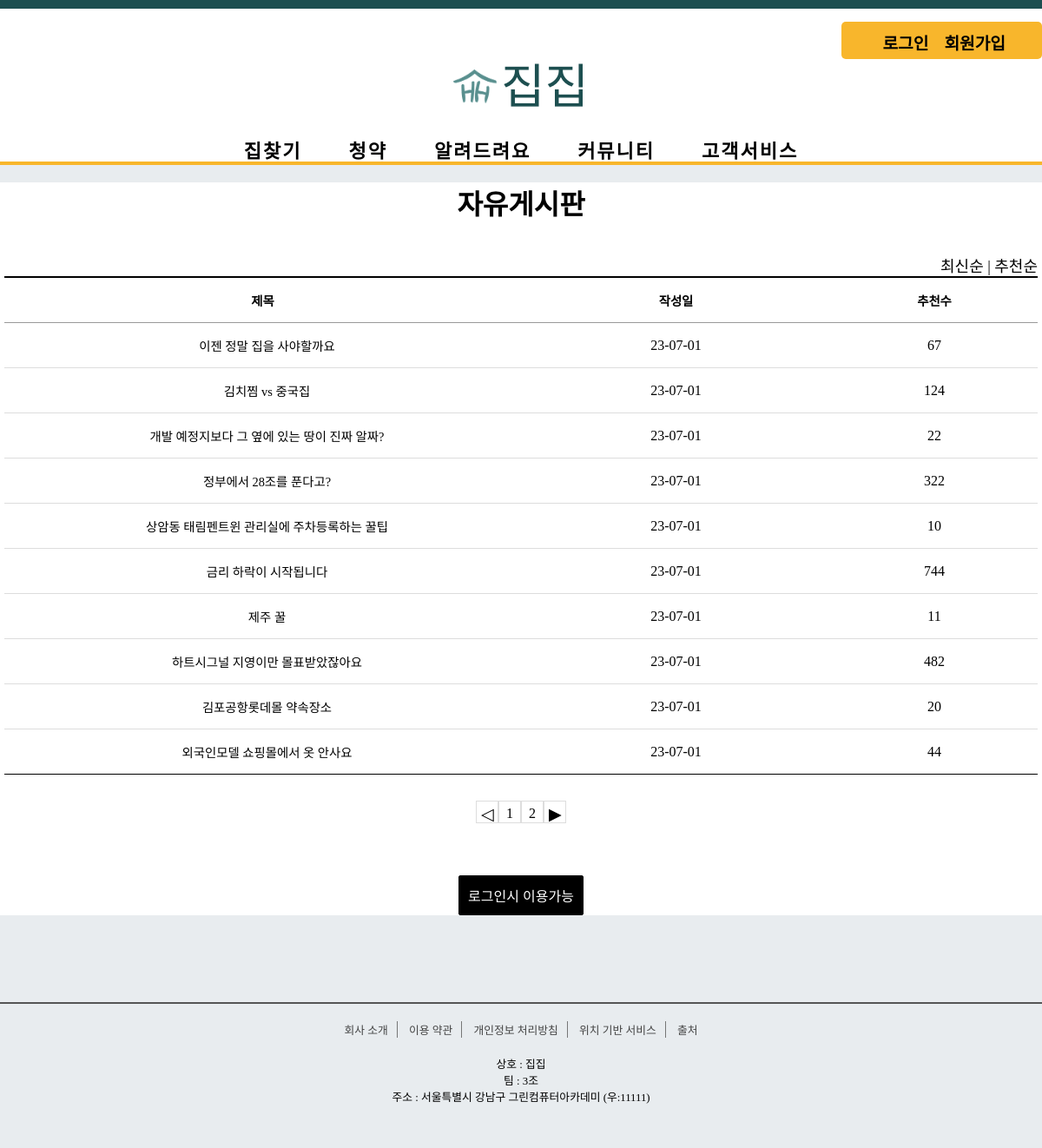
The app's page /community/board_free/, older data.
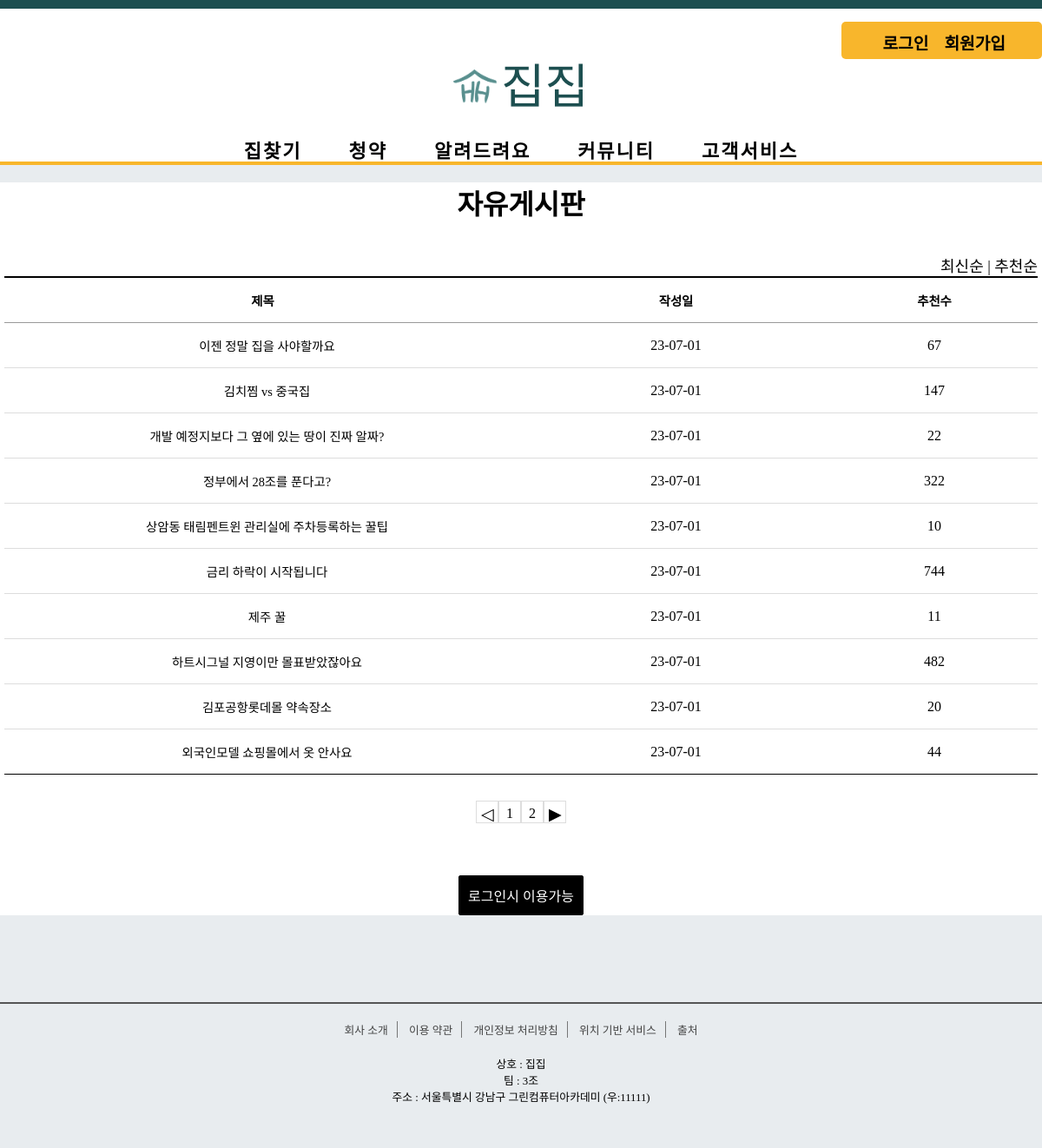
The same page, newer data.
### community/models.py (models this page shows, shortened)
class Free_Board(models.Model):
    b_title = models.CharField(max_length=100)
    b_content = models.TextField()
    user = models.ForeignKey(User, on_delete=models.CASCADE)
    b_regdate = models.DateTimeField()
    b_modifydate = models.DateTimeField(null=True, blank=True)
    b_hit = models.IntegerField(default=0)
    b_recommend = models.IntegerField(default=0)

### community/views.py (the view)
# urls.py: path('board_free/', views.board_free, name='free'),  # 자유게시판
def board_free(request):
    question_list = Free_Board.objects.order_by('-b_regdate')
    page = request.GET.get('page', '1')
    paginator = Paginator(question_list, 10)
    text = paginator.get_page(page)
    context = {'question_list': text}
    return render(request, 'community/board_free/board_free.html', context) # 자유게시판

### templates/community/board_free/board_free.html (shortened to what this page needs)
<!DOCTYPE html>
{% load static %}
<html lang="en">
<head>
    <link rel="stylesheet" href="{% static 'css/board/css.css' %}">
</head>
<body>
{% include 'poll/sidebar.html' %}
{% include 'poll/header.html' %}
<div class="board_wrap">
    <div class="board_title">
        <strong>자유게시판</strong>
        <div class="board_title_takes">
            <a href="{% url 'community:free' %}">최신순</a> |
            <a href="{% url 'community:free_recommend' %}">추천순</a>
        </div>
    </div>
    <div class="board_list_wrap">
        <div class="board_list">
            <div class="top">
                <div class="title">제목</div>
                <div class="date">작성일</div>
                <div class="recommend">추천수</div>
            </div>
            {% for question in question_list %}
            <div>
                <div class="title">
                    <a href="{% url 'community:detail' question.id %}">{{ question.b_title }}
                    </a>
                </div>
                <div class="date">{{ question.b_regdate|date:"y-m-d"}}</div>
                <div class="recommend">{{ question.b_recommend }}</div>
            </div>
            {% endfor %}
        </div>
        <ul class="board_page">
            {% if question_list.has_previous %}
            <li class="bt first">
                <a class="bt prev" href="?page={{ question_list.previous_page_number }}">◀</a>
            </li>
            {% else %}
            <li class="page-item disabled">
                <a class="bt prev">◁</a>
            </li>
            {% endif %}
            {% for page_number in question_list.paginator.page_range %}
            {% if question_list.number == page_number %}
            <li class="page-item active">
                <a class="num">{{ page_number }}</a>
            </li>
            {% else %}
            <li class="page-item">
                <a class="num" href="?page={{ page_number }}">{{ page_number }}</a>
            </li>
            {% endif %}
            {% endfor %}
            {% if question_list.has_next %}
            <li class="page-item">
                <a class="bt last" href="?page={{ question_list.next_page_number }}">▶</a>
            </li>
            {% else %}
            <li class="page-item disabled">
                <a class="bt last">▷</a>
            </li>
            {% endif %}
        </ul>
       <div class="bt_wrap">
        {% if user.is_authenticated %}
        <a href="{% url 'community:write' %}" class="on">등록</a>
        {% else %}
        <a href="{% url 'common:signin' %}" class="on">로그인시 이용가능</a>
        {% endif %}
        </div>
    </div>
</div>
{% include 'poll/footer.html' %}
</body>
</html>

### templates/poll/sidebar.html (shortened to what this page needs)
{% load static %}
<link rel="stylesheet" href="{% static 'css/poll/style.css' %}">

### templates/poll/header.html (shortened to what this page needs)
{% load static %}
<link rel="stylesheet" href="{% static 'css/poll/style.css' %}">
<header class="header-bar">
    <section class="header-icon-box">
        <div class="header-logo"><a href="{% url 'poll:index' %}"><img src="{% static 'images/logo/연함.png' %}" alt="">집집</a>
        </div>
    </section>
    <section class="header-side-login">
        <ul>
            {% if user.is_authenticated %}
            <li style="border-right: transparent;">
                <a href="{% url 'common:signout' %}">
                    로그아웃
                </a>
                <a href="{% url 'common:mypage' %}" class="mypage_view">(마이)</a>
            </li>
            {% else %}
            <li>
                <a href="{% url 'common:signin' %}">로그인</a>
            </li>
            <li>
                <a href="{% url 'common:signin' %}">회원가입</a>
            </li>
            {% endif %}
        </ul>
    </section>
    <section class="header-menu">
        <ul class="header-menu-ul">
            <li>
                <a href="{% url 'map:search' %}">
                    <span>집찾기</span>
                </a>
            </li>
            <li>
                <a href="#">
                    <span>청약</span>
                </a>
            </li>
            <li>
                <a href="{% url 'information:information' %}">
                    <span>알려드려요</span>
                </a>
            </li>
            <li>
                <a href="#">
                    <span>커뮤니티</span>
                </a>
            </li>
            <li>
                <a href="#">
                    <span>고객서비스</span>
                </a>
            </li>
        </ul>
    </section>
</header>

### templates/poll/footer.html
{% load static %}
<link rel="stylesheet" href="{% static 'css/footer/footer.css' %}">
<footer>
    <ul id="bottomMenu">
        <li><a href="{% url 'introduction:introduction' %}">회사 소개</a></li>
        <li><a href="{% url 'poll:footer_clause' %}">이용 약관</a></li>
        <li><a href="{% url 'poll:footer_personal' %}">개인정보 처리방침</a></li>
        <li><a href="{% url 'poll:footer_location' %}">위치 기반 서비스</a></li>
        <li><a href="{% url 'poll:footer_source' %}">출처</a></li>
    </ul>
    <ul id="bottomSub">
        <li>상호 : 집집</li>
        <li>팀 : 3조</li>
        <li>주소 : 서울특별시 강남구 그린컴퓨터아카데미 (우:11111)</li>
    </ul>
</footer>

### static/css/poll/style.css (style rules this page uses)
* { margin: 0; padding: 0; }
body { background: #e8ecef; font-family: 'GangwonEdu_OTFBoldA'; border-top: 10px solid #1d4f50 }
ul li { list-style: none; }
a { text-decoration: none; }
.header-bar { position: relative; background: white; width: 100%; height: 180px; padding: 10px; border-bottom: 4px solid #f8b62c; box-sizing: border-box; }
.header-bar a { color: black }
.header-bar > .header-icon-box { position: relative; width: 20%; height: 80px; margin: 5px auto; text-align: center; }
.header-bar > .header-icon-box > .header-logo { width: 100%; height: 100%; font-size: 55px; font-family: "박용준 투사회보"; padding: 30px 0 0 0; }
.header-bar > .header-icon-box > .header-logo > a { display: block; width: 100%; height: 100%; color: #1d4f50; text-decoration: none; cursor: pointer; }
.header-bar > .header-icon-box > .header-logo > a > img { width: 50px; margin-right :5px }
.header-bar > .header-side-login { position: absolute; top: 15px; right: 0; }
.header-bar > .header-side-login > ul { text-align: center; background: #f8b62c; border-radius: 5px; padding: 5px 35px 5px 40px; }
.header-bar > .header-side-login > ul > li { display: inline-block; margin-top: 5px; padding: 0 7px; font-size: 1.2rem; font-weight: bold; }
.header-bar > .header-menu { position: absolute; bottom: 0; left: 0; height: 30px; display: flex; justify-content: center; width: 100%; }
.header-bar > .header-menu > ul > li { display: inline-block; position: relative; height: 50px; }
.header-bar > .header-menu > ul > li > a { font-size: 22px; font-weight: bold; padding: 20px 25px 15px 25px; letter-spacing: 2px; }
.header-bar > .header-menu > ul > li > a:first-child { position: relative; }
ul > li { list-style: none; }

### static/css/footer/footer.css (style rules this page uses)
footer { width: 1200px; border-top: 2px solid #555; text-align: center; position: absolute; left: 50%; transform: translateX(-50%); }
footer #bottomMenu { list-style: none; padding: 20px; }
#bottomMenu li { display: inline-block; margin: 0px; border-right: 1px solid #777; padding: 0 10px; }
#bottomMenu li a { text-decoration: none; color: #444; }
#bottomMenu li:last-child { border: none }
#bottomSub { list-style-type: none; margin-bottom: 50px; }
@media screen and (max-width: 1200px) { footer { width: 100%; font-size: 0.8rem; } }

### static/css/board/board_css.css (style rules this page uses)
* { margin: 0;padding: 0; }
ul, li { list-style: none; }
a { text-decoration: none;color: initial; }
.board_wrap { width: 1000px; margin: 20px auto; margin-bottom: 100px; padding:80px 50px 50px 50px; text-align: center; font-family: GangwonEdu_OTFBoldA; background-color: #fff; }
.board_title strong { font-size: 42px; }
.board_title_takes { text-align: right; font-size: 18px; padding-top: 36px; }
.board_list { width: 100%; border-top: 2px solid #000 ; }
.board_list > div { border-bottom:1px solid #ddd; font-size: 0; }
.board_list > div.top { border-bottom: 1px solid #999 ; }
.board_list > div:last-child { border-bottom: 1px solid #000 ; }
.board_list > div > div { display: inline-block; font-size: 16px; text-align: center; vertical-align: middle; padding: 15px 0; }
.board_list > div.top > div { font-weight: 600; font-size: 20px; }
.board_list .title { width: 40%; text-align: left; font-size: 16px; }
.board_list .title { text-align: center; }
.board_list .date { width: 10%; font-size: 16px; }
.board_list .recommend { width: 10%; font-size: 16px; }
.board_page { margin-top: 30px; flex: 1; display: flex; justify-content: center; font-size: 0; }
.board_page a { display: inline-block; border: 1px solid #ddd; width: 32px; height: 32px; box-sizing: border-box; border-left: 0; vertical-align: middle; line-height: 100%; }
.board_page a.bt { padding-top: 10px; font-size: 1.2rem; letter-spacing: -1px; }
.board_page a.num { padding-top: 10px; font-size: 16px; }
.board_page a:first-child { border-left: 1px solid #ddd; }
.bt_wrap { margin-top: 60px; text-align: center; }
.bt_wrap button, .bt_wrap a { display: inline-block; min-width: 80px; padding: 10px; border: 1px solid #000; border-radius: 2px; font-size: 16px; cursor: pointer; }
.bt_wrap a:first-child { margin-left: 0; }
.bt_wrap button, .bt_wrap a.on { background-color: #000; color: #fff; }

Row changes from the older to the newer data that the page shows:
changed Free_Board "김치찜 vs 중국집": b_recommend "124" → "147"
